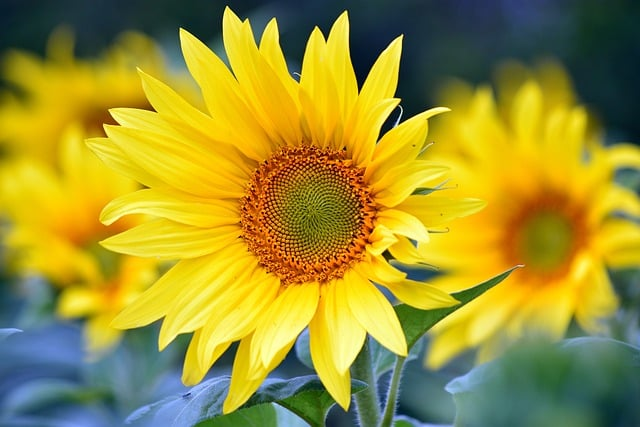
#> input picture image.png, 640 x 427 px
$ jupyter execute Assignment1.ipynb   (shell and % lines are left out)
#> lines starting #> are read from the running program, lines starting #| are printed output that depends on the picture
# Assignment 1
Based on numpy

[cell 1]
import numpy as np

# Q1: Questions on Basic NumPy Array

## (a) Reverse the NumPy array: arr = np.array([1, 2, 3, 6, 4, 5])

[cell 2]
arr = np.array([1, 2, 3, 6, 4, 5])
arr
arr[::-1]

## (b) Flatten the NumPy arr: array1 = np.array([[1, 2, 3], [2, 4, 5], [1, 2, 3]]) using any twoNumPy in-built methods

[cell 3]
array1 = np.array([[1, 2, 3], [2, 4, 5], [1, 2, 3]])

print(array1)
f1 = array1.flatten(order='C')
f2 = array1.flatten(order='F')
print("\nC-Style/Row Major: ",f1)
print("Fortran-Style/Column Major: ", f2)

## (c) Compare the following numpy arrays:arr1 = np.array([[1, 2], [3, 4]])arr2 = np.array([[1, 2], [3, 4]])

[cell 4]
arr1 = np.array([[1, 2], [3, 4]])
arr2 = np.array([[1, 2], [3, 4]])

print(np.array_equal(arr1, arr2))

## (d) Find the most frequent value and their indice(s) in the following arrays:
i. x = np.array([1,2,3,4,5,1,2,1,1,1])
ii. y = np.array([1, 1, 1, 2, 3, 4, 2, 4, 3, 3, ])

#### 3 Ways to find most frequenct element
1. np.bincount(arrName).argmax() <i> only supports +ve int, fastest </i>
2. uniques, counts = np.unique(arrName, return_counts=True)
3. from collections import Counter <br>
   counter = Counter(arrName) <br>
   counter.most_common(1)[0][0]

[cell 5]
from collections import Counter
x = np.array([1,2,3,4,5,1,2,1,1,1])
y = np.array([1, 1, 1, 2, 3, 4, 2, 4, 3, 3, ])

ctr1 = Counter(x)
ctr2 = Counter(y)

mostFreqInX = ctr1.most_common(1)[0][0]
mostFreqInXIndices = np.where(x==mostFreqInX)
print(mostFreqInX,"appears at,", mostFreqInXIndices)

mostFreqInY = np.bincount(y).argmax()
mostFreqInYIndices = np.where(y==mostFreqInY)
print(mostFreqInY,"appears at,", mostFreqInYIndices)

[cell 6]
gfg = np.matrix('[4, 1, 9; 12, 3, 1; 4, 5, 6]')

## (e) For the array gfg = np.matrix('[4, 1, 9; 12, 3, 1; 4, 5, 6]'),
find <br>
i. Sum of all elements<br>ii. Sum of all elements row-wise<br>iii. Sum of all elements column-wise

[cell 7]
gfg = np.matrix('[4, 1, 9; 12, 3, 1; 4, 5, 6]')

sumofElem   = np.sum(gfg)
sumRowwise = np.sum(gfg, axis=1) # 1 for row, 0 for col
sumColwise = np.sum(gfg, axis=0)
print("Sum of all elems",sumofElem)
print("Sum of all elems row-wise\n",sumRowwise)
print("Sum of all elems col-wise\n",sumColwise)

## (f) For the matrix: n_array = np.array([[55, 25, 15],[30, 44, 2],[11, 45, 77]]),
find<br>i. Sum of diagonal elements<br>ii. Eigen values of matrix<br>iii. Eigen vectors of matrix<br>iv. Inverse of matrix<br>v. Determinant of matrix

np.linalg <i> provides linear algebra functions</i><br>
.inv(), .det(), .eig(), .solve(), .matrix_rank(), .svd(), .norm()

[cell 8]
n_array = np.array([[55, 25, 15],[30, 44, 2],[11, 45, 77]])

diagonalElem = np.diagonal(n_array)
print("Sum of diagonals, ", np.sum(diagonalElem))

eigenvalues, eigenvector = np.linalg.eig(n_array)
print("Eigen Values",eigenvalues)

print("\nEigen Vector", eigenvector)

## (g) Multiply the following matrices and also find covariance between matrices using NumPy:
i. p = [[1, 2], [2, 3]] q = [[4, 5], [6, 7]] <br>
ii. p = [[1, 2], [2, 3], [4, 5]] q = [[4, 5, 1], [6, 7, 2]]

[cell 9]
p = [[1, 2], [2, 3]]
q = [[4, 5], [6, 7]]
p = np.array(p)
q = np.array(q)
print(np.matmul(p,q))

covMat = np.cov(p,q)

[cell 10]
p = [[1, 2], [2, 3], [4, 5]]
q = [[4, 5, 1], [6, 7, 2]]
p = np.array(p)
q  = np.array(q)

print(np.matmul(p,q))


q_trans = q.T
combined = np.vstack((p, q_trans))
covMat = np.cov(combined, rowvar = True)
print("\n Covariance of matrices")
print(covMat)

## (h) For the matrices:  find inner, outer and cartesian product?
x = np.array([[2, 3, 4], [3, 2, 9]]);
y = np.array([[1, 5, 0], [5, 10, 3]]),

[cell 11]
x = np.array([[2, 3, 4], [3, 2, 9]])
y = np.array([[1, 5, 0], [5, 10, 3]])

inner = np.inner(x,y)
outer = np.outer(x,y)

#for cartesian product
from itertools import product
cartesian = np.array(list(product(x,y)))
print("Cartesian Product:\n", cartesian)

# Q2: Based on NumPy Mathematics and Statistics

## (a)
For the array: array = np.array([[1, -2, 3],[-4, 5, -6]]) <br>
i. Find element-wise absolute value<br>
ii. Find the 25th, 50th, and 75th percentile of flattened array, for each column, for eachrow.<br>
iii. Mean, Median and Standard Deviation of flattened array, of each column, andeach row

[cell 12]
array = np.array([[1, -2, 3],[-4, 5, -6]])

print("Element-wise absolute values:\n ", np.abs(array))

flatArr = array.flatten()

flatttenPercentile = np.percentile(flatArr,[25,50,75])
rowPercentile = np.percentile(array,[25,50,75],axis=1)
colPercentile = np.percentile(array,[25,50,75],axis=0)


print("For flattened Array: ")
print("Percentiles ", flatttenPercentile)
print("Mean: ",np.mean(flatArr))
print("Median: ",np.median(flatArr))
print("Std: ",np.std(flatArr).round(3))

print("\n\nFor Each Row of Array: ")
print("Percentiles \n", rowPercentile)
print("Mean: ",np.mean(array,axis=1))
print("Median: ",np.median(array,axis=1))
print("Std: ",np.std(array,axis=1).round(3))

print("\n\nFor Each Col of Array: ")
print("Percentiles\n ", colPercentile)
print("Mean: ",np.mean(array,axis=0))
print("Median: ",np.median(array,axis=0))
print("Std: ",np.std(array,axis=0).round(3))

## (b) Find floor, ceilingand truncated value, rounded values
For the array: a = np.array([-1.8, -1.6, -0.5, 0.5,1.6, 1.8, 3.0]).

[cell 13]
a = np.array([-1.8, -1.6, -0.5, 0.5,1.6, 1.8, 3.0])
print("Floor vals: ",np.floor(a))
print("Ceil vals: ",np.ceil(a))
print("Truncated vals: ",np.trunc(a))
print("Rounded Vals: ", np.round(a,0))

# Q3: Based on Searching and Sorting

## (a) For the array: array = np.array([10, 52, 62, 16, 16, 54, 453]),
find<br>i. Sorted array<br>ii. Indices of sorted array<br>iii. 4 smallest elementsiv. 5 largest elements

[cell 14]
array = np.array([10, 52, 62, 16, 16, 54, 453])

print(np.sort(array))
print(np.argsort(array))
print(np.sort(array)[:4])
print(np.sort(array)[-5:][::-1])

## (b) For the array: array = np.array([1.0, 1.2, 2.2, 2.0, 3.0, 2.0]),
find<br>i. Integer elements only<br>ii. Float elements only

[cell 15]
array = np.array([1.0, 1.2, 2.2, 2.0, 3.0, 2.0])
print("Integer elements: ",array[array==array.astype(int)])
print("Float elements: ",array[array!=array.astype(int)])

# Q4 :

## (a) Write a function named img_to_array(path) that reads an image from a specified path and<br>save it as text file on local machine?<br> (Note: use separate cases for RGB and Grey Scaleimages)

[cell 16]
import cv2 as cv

def img_to_array(path):
#> called with path = 'image.png'
    img = cv.imread(path)
#> img is the input picture: shape (427, 640, 3); mean B, G, R 48.7, 146.6, 157.5

    if img is None:
        print("Error: Image not found or path is incorrect.")
        return
    if len(img.shape) ==2:
        #grayscale image
        output_file = "Grayscale_img.txt"
        np.savetxt(output_file,img,fmt="%d")
        print(f"Grayscale image is saved as {output_file}")
    elif len(img.shape)==3 and img.shape[2]==3:
        #RGB image
        output_file = "RGB_img.txt"
        r,g,b=cv.split(img) #splitting into channels
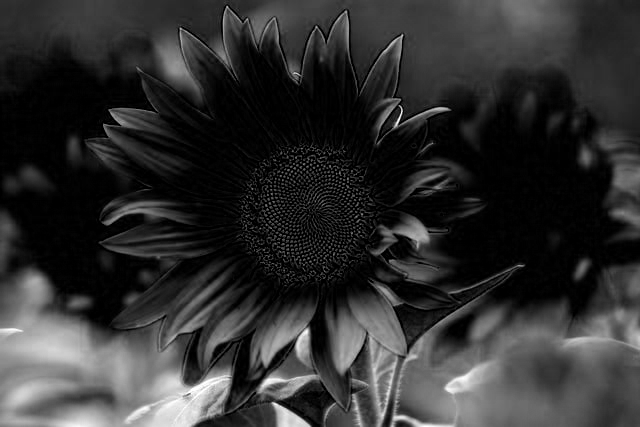
#> r: shape (427, 640); min 0, max 255, mean 48.7
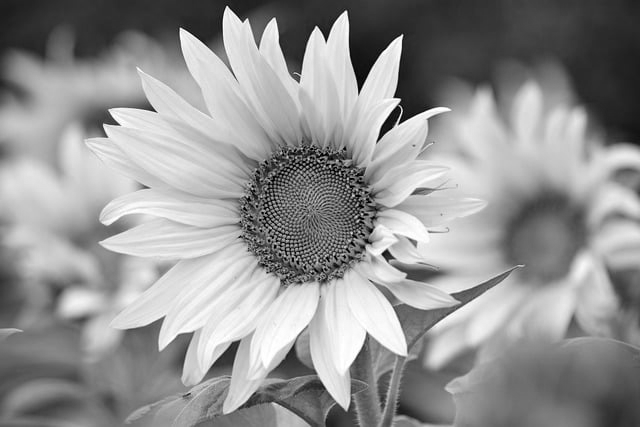
#> g: shape (427, 640); min 0, max 255, mean 146.6
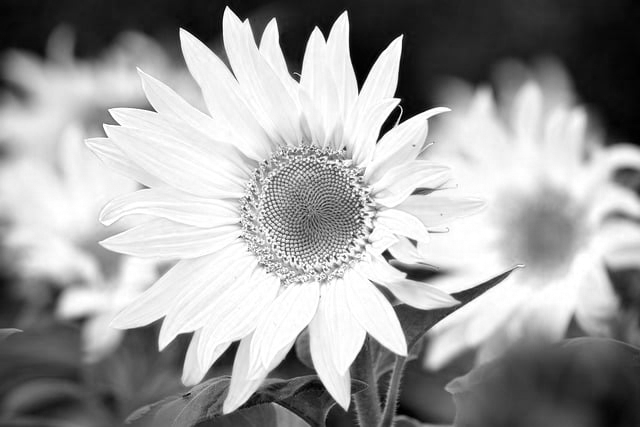
#> b: shape (427, 640); min 0, max 255, mean 157.5
        with open(output_file,'w') as f:
            f.write("Red Channel:\n")
            np.savetxt(f,r,fmt="%d")
            f.write("\nGreen Channel:\n")
            np.savetxt(f,r,fmt="%d")
            f.write("\nBlue Channel:\n")
            np.savetxt(f,r,fmt="%d")
        print(f"RGB image is saved as {output_file}")
    else:
        print("Unsupported image format.")

img_to_array("image.png")

## (b) Load the saved file into jupyter notebook?

[cell 17]
def load_rgb_image_from_text(filepath):
    with open(filepath,'r') as f:
        lines =  f.readlines()

    #split lines into rgb channels
    r_start = lines.index("Red Channel:\n")+1
    g_start = lines.index("Green Channel:\n")
    b_start = lines.index("Blue Channel:\n")

    r_lines = lines[r_start:g_start-1]
    g_lines = lines[g_start+1:b_start-1]
    b_lines = lines[b_start+1:]

    r = np.array([[int(val) for val in line.split()] for line in r_lines], dtype=np.uint8)
    g = np.array([[int(val) for val in line.split()] for line in g_lines], dtype=np.uint8)
    b = np.array([[int(val) for val in line.split()] for line in b_lines], dtype=np.uint8)

    #merge channels
    rgb_image = np.stack((r,g,b), axis=-1)
    return rgb_image

rgb_image = load_rgb_image_from_text("RGB_img.txt")
import matplotlib.pyplot as plt
plt.imshow(cv.cvtColor(rgb_image, cv.COLOR_BGR2RGB))  # OpenCV loads in BGR
plt.title("RGB Image")
plt.axis('off')
plt.show()
